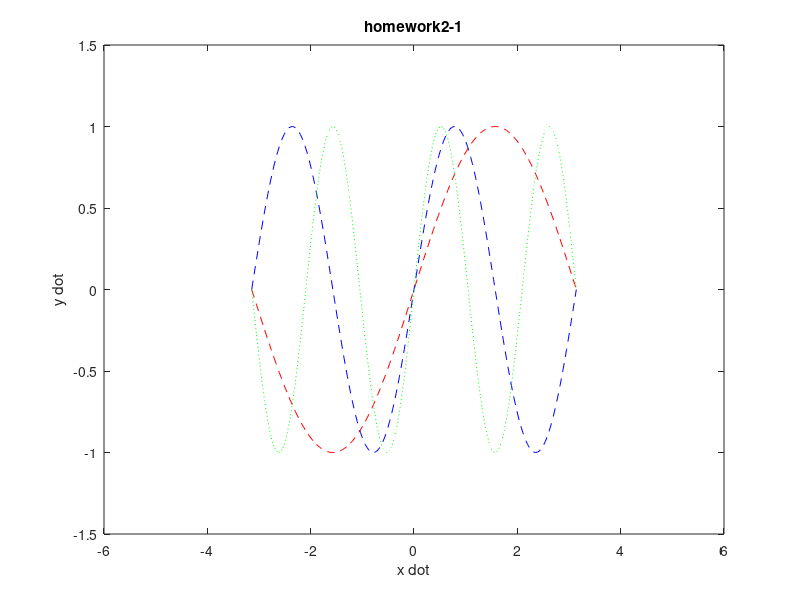

Reproduce this figure in MATLAB.

clc;

x = -pi: pi/100 :pi;

y1 = sin(x);

y2 = sin(2*x);

y3 = sin(3*x);

plot(x, y1, '--r');

hold on;

plot(x, y2,'--b');

hold on;

plot(x,y3,':g');

hold off;

title('homework2-1');

xlabel('x dot');
ylabel('y dot');
axis( [-6 6 -1.5 +1.5] );